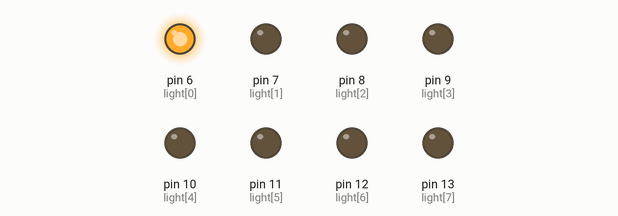
Recording of a sketch running on a simulated Arduino Uno, built with avr-gcc and run on an emulated ATmega328P. Shown: output pins drawn as LEDs (lit = HIGH). Random numbers use the default seed unless the sketch sets one.

Above: at 0.1 s.
At 1.1 s:
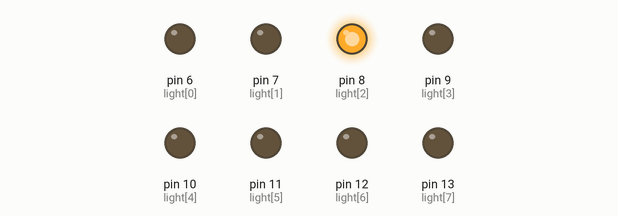
At 2.6 s:
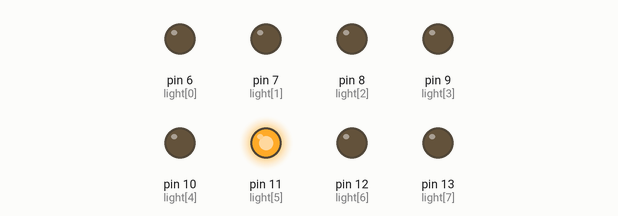
At 5.1 s:
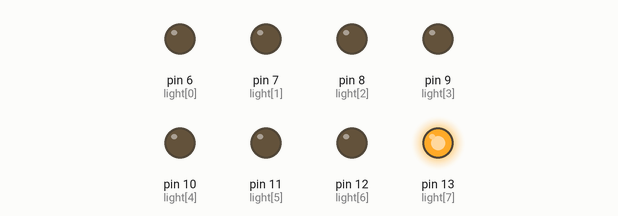
At 9.1 s:
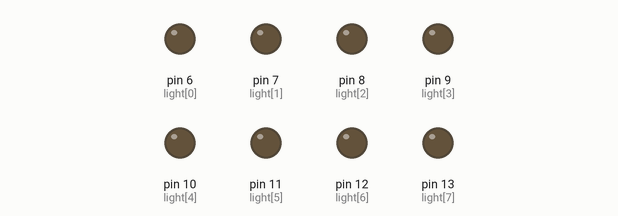
At 39.82 s:
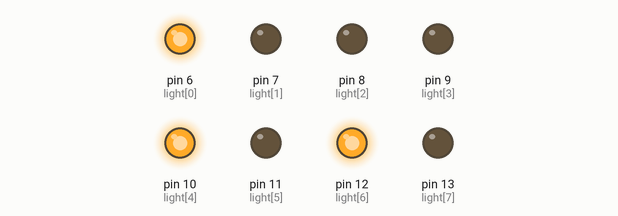
Timing chart, 0 to 40.0 s (numbered marks = the images above):
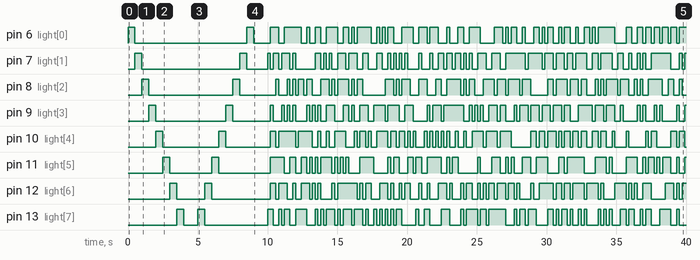

The sketch:

Crazy_Lights_2.ino
```cpp
/*
* Young Person's Guide to Arduino
* Chapter 9 - Crazy Lights
* Modifications by Darrell Little
* This software is in the public domain
*/

int light[] = {6,7,8,9,10,11,12,13};
int crazy[8];

void setup() {
  // put your setup code here, to run once:
  // Serial.begin(9600);
  randomSeed(analogRead(0));
  for (int x=0; x<8; x++) {
    pinMode(light[x], OUTPUT);
    digitalWrite(light[x], 0);
  }

  // Turn lights on in order

  for (int x=0; x<8; x++) {
    digitalWrite(light[x], HIGH);
    delay(500);
    digitalWrite(light[x], LOW);
      }
    delay(500);

   for (int x=8; x>=0; x--) {
    digitalWrite(light[x], HIGH);
    delay(500);
    digitalWrite(light[x], LOW);
   }

    delay(1000);

}

void loop() {
  // put your main code here, to run repeatedly:

 // Crazy Lights!
  for (int z=0; z<8; z++) {
    crazy[z] = random(0,2);
    digitalWrite(light[z], crazy[z]);
  }

  delay(200);

}
```

Measured:
- by itself, pin 6 (light[0]): HIGH → LOW at 0.50 s, → HIGH 8.0 s later, → LOW 0.50 s later, → HIGH 1.2 s later, … (76 changes in this stretch)
- by itself, pin 7 (light[1]): HIGH → LOW at 1.0 s, → HIGH 7.0 s later, → LOW 0.50 s later, → HIGH 1.5 s later, … (80 changes in this stretch)
- by itself, pin 8 (light[2]): HIGH → LOW at 1.5 s, → HIGH 6.0 s later, → LOW 0.50 s later, → HIGH 2.6 s later, … (73 changes in this stretch)
- by itself, pin 9 (light[3]): HIGH → LOW at 2.0 s, → HIGH 5.0 s later, → LOW 0.50 s later, → HIGH 2.7 s later, … (78 changes in this stretch)
- by itself, pin 10 (light[4]): HIGH → LOW at 2.5 s, → HIGH 4.0 s later, → LOW 0.50 s later, → HIGH 3.2 s later, … (81 changes in this stretch)
- by itself, pin 11 (light[5]): HIGH → LOW at 3.0 s, → HIGH 3.0 s later, → LOW 0.50 s later, → HIGH 3.7 s later, … (70 changes in this stretch)
- by itself, pin 12 (light[6]): HIGH → LOW at 3.5 s, → HIGH 2.0 s later, → LOW 0.50 s later, → HIGH 4.2 s later, … (82 changes in this stretch)
- by itself, pin 13 (light[7]): HIGH → LOW at 4.0 s, → HIGH 1.0 s later, → LOW 0.50 s later, → HIGH 4.5 s later, … (85 changes in this stretch)
